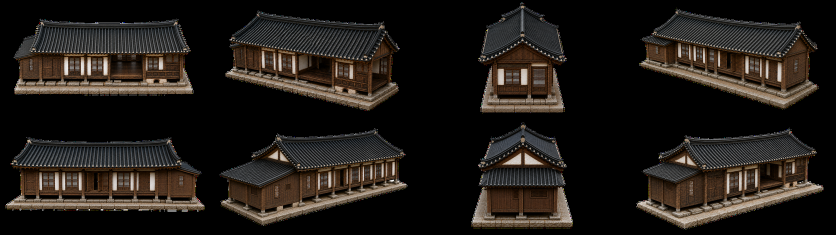
#> input picture assets_unused/pending_review/personal_hanok_v3/turnaround_2d/ildu_anchae_blueprint100_v03_28deg_2p5d/ildu_anchae_8view_transparent_sheet.png, 1672 x 470 px (shown at 1/2 size)
$ python -i promote_ildu_anchae_turntable.py   (imports and definitions only)
#> lines starting #> are read from the running program, lines starting #| are printed output that depends on the picture
#!/usr/bin/env python3
"""Build verified transparent and runtime Anchae turnaround sprites."""

from __future__ import annotations

import argparse
import hashlib
import io
import json
from dataclasses import dataclass
from pathlib import Path

import numpy as np
from PIL import Image
from scipy import ndimage


ROOT = Path(__file__).resolve().parents[1]
REVIEW_ROOT = (
    ROOT
    / "assets_unused"
    / "pending_review"
    / "personal_hanok_v3"
    / "turnaround_2d"
    / "ildu_anchae_blueprint100_v03_28deg_2p5d"
)
TRANSPARENT_ROOT = REVIEW_ROOT / "transparent_28deg"
RUNTIME_ROOT = (
    ROOT / "assets" / "illustrations" / "personal_hanok_v3" / "turnarounds"
)
METRICS_PATH = REVIEW_ROOT / "qa_metrics.json"
SHEET_PATH = REVIEW_ROOT / "ildu_anchae_8view_transparent_sheet.png"

SOURCE_SIZE = (1672, 941)
RUNTIME_SIZE = (384, 512)
MAX_RUNTIME_CONTENT_SIZE = (368, 440)
RUNTIME_BASELINE_Y = 472
SHEET_CELL_SIZE = (418, 235)
SHEET_SIZE = (1672, 470)
MIN_HORIZONTAL_MARGIN = 32
MIN_VERTICAL_MARGIN = 16

FRAME_NAMES = (
    ("00_front_000_28deg.png", "ildu_anchae_00_front.png", 0, "front"),
    (
        "01_front_right_045_28deg.png",
        "ildu_anchae_01_front_right.png",
        45,
        "front_right",
    ),
    ("02_right_090_28deg.png", "ildu_anchae_02_right.png", 90, "right"),
    (
        "03_rear_right_135_28deg.png",
        "ildu_anchae_03_rear_right.png",
        135,
        "rear_right",
    ),
    ("04_rear_180_28deg.png", "ildu_anchae_04_rear.png", 180, "rear"),
    (
        "05_rear_left_225_28deg.png",
        "ildu_anchae_05_rear_left.png",
        225,
        "rear_left",
    ),
    ("06_left_270_28deg.png", "ildu_anchae_06_left.png", 270, "left"),
    (
        "07_front_left_315_28deg.png",
        "ildu_anchae_07_front_left.png",
        315,
        "front_left",
    ),
)


class PromotionError(ValueError):
    """Fail-closed Anchae runtime promotion."""


@dataclass(frozen=True)
class EncodedFrame:
    source_name: str
    output_name: str
    png_bytes: bytes
    content_bounds: tuple[int, int, int, int]

    @property
    def sha256(self) -> str:
        return hashlib.sha256(self.png_bytes).hexdigest().upper()


@dataclass(frozen=True)
class PromotionBundle:
    transparent_frames: tuple[EncodedFrame, ...]
    runtime_frames: tuple[EncodedFrame, ...]
    sheet_bytes: bytes
    metrics: dict[str, object]


def _sha256_file(path: Path) -> str:
    return hashlib.sha256(path.read_bytes()).hexdigest().upper()


# [127 lines left out: functions _encode_png, _connected_neutral_background, _dominant_foreground, _extract_transparent, not called in this run]


def _resize_premultiplied(image: Image.Image, size: tuple[int, int]) -> Image.Image:
    return image.convert("RGBa").resize(size, Image.Resampling.LANCZOS).convert("RGBA")


def _build_runtime_frames(
    transparent_images: list[Image.Image],
) -> tuple[EncodedFrame, ...]:
    bounds = [image.getchannel("A").getbbox() for image in transparent_images]
    if any(bound is None for bound in bounds):
        raise PromotionError("transparent frame set contains an empty frame")
    typed_bounds = [bound for bound in bounds if bound is not None]
    max_width = max(right - left for left, _, right, _ in typed_bounds)
    max_height = max(bottom - top for _, top, _, bottom in typed_bounds)
    scale = min(
        MAX_RUNTIME_CONTENT_SIZE[0] / max_width,
        MAX_RUNTIME_CONTENT_SIZE[1] / max_height,
    )

    runtime_frames: list[EncodedFrame] = []
    for (_, runtime_name, _, _), image, bound in zip(
        FRAME_NAMES,
        transparent_images,
        typed_bounds,
        strict=True,
    ):
        crop = image.crop(bound)
        target_size = (
            max(1, round(crop.width * scale)),
            max(1, round(crop.height * scale)),
        )
        sprite = _resize_premultiplied(crop, target_size)
        left = (RUNTIME_SIZE[0] - sprite.width) // 2
        top = RUNTIME_BASELINE_Y - sprite.height
        right = left + sprite.width
        bottom = top + sprite.height
        if left < 0 or top < 0 or right > RUNTIME_SIZE[0] or bottom > RUNTIME_SIZE[1]:
            raise PromotionError(f"{runtime_name}: runtime frame does not fit")
        canvas = Image.new("RGBA", RUNTIME_SIZE, (0, 0, 0, 0))
        canvas.alpha_composite(sprite, (left, top))
        actual_bounds = canvas.getchannel("A").getbbox()
        expected_bounds = (left, top, right, bottom)
        if actual_bounds != expected_bounds:
            raise PromotionError(
                f"{runtime_name}: alpha bounds {actual_bounds} != {expected_bounds}"
            )
        runtime_frames.append(
            EncodedFrame(
                source_name=runtime_name,
                output_name=runtime_name,
                png_bytes=_encode_png(canvas),
                content_bounds=expected_bounds,
            )
        )
    return tuple(runtime_frames)


# [126 lines left out: functions _build_sheet, build_bundle, promote, main, not called in this run]


# [2 lines not run here, left out]

>>> import cv2
>>> picture = cv2.imread('../assets_unused/pending_review/personal_hanok_v3/turnaround_2d/ildu_anchae_blueprint100_v03_28deg_2p5d/ildu_anchae_8view_transparent_sheet.png', cv2.IMREAD_GRAYSCALE)
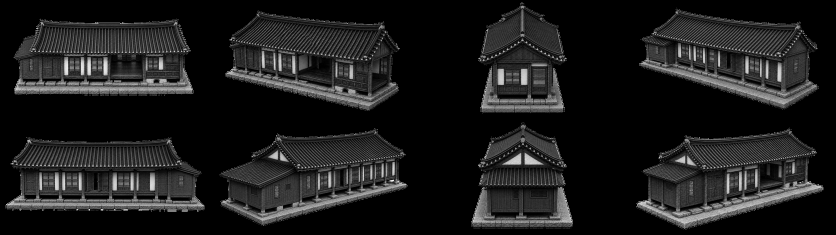
#> picture: shape (470, 1672) (shown at 1/2 size); min 0, max 255, mean 28.1
#> (the run stopped early here; a loop or call above may not have finished)
